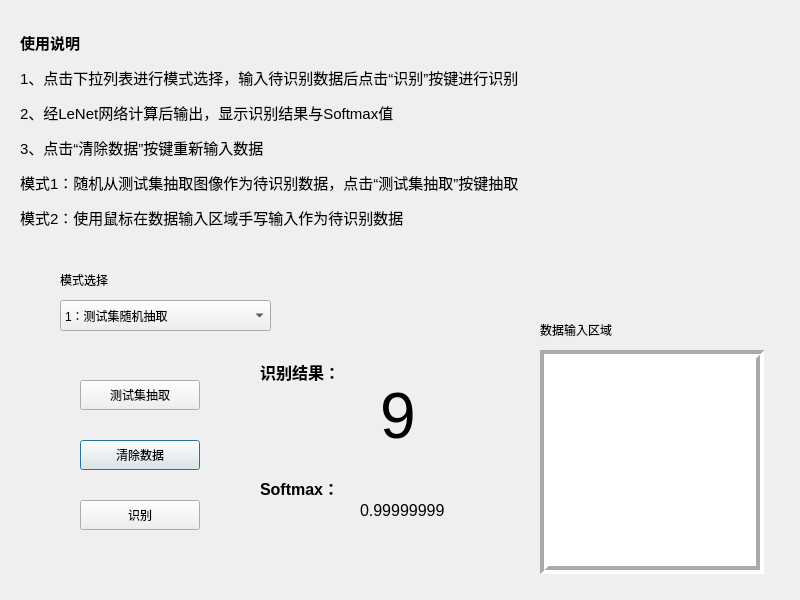
<?xml version="1.0" encoding="UTF-8"?>
<ui version="4.0">
 <class>MainWindow</class>
 <widget class="QDialog" name="MainWindow">
  <property name="geometry">
   <rect>
    <x>0</x>
    <y>0</y>
    <width>800</width>
    <height>600</height>
   </rect>
  </property>
  <property name="windowTitle">
   <string>手写数字识别GUI-v1.0 --by hamlin</string>
  </property>
  <widget class="QComboBox" name="cbBox_Mode">
   <property name="geometry">
    <rect>
     <x>60</x>
     <y>300</y>
     <width>211</width>
     <height>31</height>
    </rect>
   </property>
   <item>
    <property name="text">
     <string>1：测试集随机抽取</string>
    </property>
   </item>
   <item>
    <property name="text">
     <string>2：鼠标手写输入</string>
    </property>
   </item>
  </widget>
  <widget class="QLabel" name="label">
   <property name="geometry">
    <rect>
     <x>60</x>
     <y>270</y>
     <width>80</width>
     <height>20</height>
    </rect>
   </property>
   <property name="text">
    <string>模式选择</string>
   </property>
  </widget>
  <widget class="QPushButton" name="pbtClear">
   <property name="geometry">
    <rect>
     <x>80</x>
     <y>440</y>
     <width>120</width>
     <height>30</height>
    </rect>
   </property>
   <property name="styleSheet">
    <string notr="true"/>
   </property>
   <property name="text">
    <string>清除数据</string>
   </property>
   <property name="checkable">
    <bool>false</bool>
   </property>
   <property name="checked">
    <bool>false</bool>
   </property>
  </widget>
  <widget class="QPushButton" name="pbtGetMnist">
   <property name="geometry">
    <rect>
     <x>80</x>
     <y>380</y>
     <width>120</width>
     <height>30</height>
    </rect>
   </property>
   <property name="text">
    <string>测试集抽取</string>
   </property>
   <property name="checkable">
    <bool>false</bool>
   </property>
  </widget>
  <widget class="QPushButton" name="pbtPredict">
   <property name="geometry">
    <rect>
     <x>80</x>
     <y>500</y>
     <width>120</width>
     <height>30</height>
    </rect>
   </property>
   <property name="styleSheet">
    <string notr="true"/>
   </property>
   <property name="text">
    <string>识别</string>
   </property>
  </widget>
  <widget class="QLabel" name="lbDataArea">
   <property name="geometry">
    <rect>
     <x>540</x>
     <y>350</y>
     <width>224</width>
     <height>224</height>
    </rect>
   </property>
   <property name="mouseTracking">
    <bool>false</bool>
   </property>
   <property name="styleSheet">
    <string notr="true">background-color: rgb(255, 255, 255);</string>
   </property>
   <property name="frameShape">
    <enum>QFrame::Box</enum>
   </property>
   <property name="frameShadow">
    <enum>QFrame::Sunken</enum>
   </property>
   <property name="lineWidth">
    <number>4</number>
   </property>
   <property name="midLineWidth">
    <number>0</number>
   </property>
   <property name="text">
    <string/>
   </property>
  </widget>
  <widget class="QLabel" name="label_3">
   <property name="geometry">
    <rect>
     <x>260</x>
     <y>340</y>
     <width>91</width>
     <height>181</height>
    </rect>
   </property>
   <property name="text">
    <string>&lt;html&gt;&lt;head/&gt;&lt;body&gt;&lt;p&gt;&lt;span style=&quot; font-size:12pt; font-weight:600;&quot;&gt;识别结果：&lt;/span&gt;&lt;/p&gt;&lt;p&gt;&lt;br/&gt;&lt;/p&gt;&lt;p&gt;&lt;br/&gt;&lt;/p&gt;&lt;p&gt;&lt;span style=&quot; font-size:12pt; font-weight:600;&quot;&gt;Softmax：&lt;/span&gt;&lt;/p&gt;&lt;/body&gt;&lt;/html&gt;</string>
   </property>
  </widget>
  <widget class="QLabel" name="label_4">
   <property name="geometry">
    <rect>
     <x>540</x>
     <y>320</y>
     <width>131</width>
     <height>20</height>
    </rect>
   </property>
   <property name="text">
    <string>数据输入区域</string>
   </property>
  </widget>
  <widget class="QLabel" name="label_5">
   <property name="geometry">
    <rect>
     <x>20</x>
     <y>10</y>
     <width>711</width>
     <height>241</height>
    </rect>
   </property>
   <property name="text">
    <string>&lt;!DOCTYPE HTML PUBLIC &quot;-//W3C//DTD HTML 4.0//EN&quot; &quot;http://www.w3.org/TR/REC-html40/strict.dtd&quot;&gt;
&lt;html&gt;&lt;head&gt;&lt;meta name=&quot;qrichtext&quot; content=&quot;1&quot; /&gt;&lt;style type=&quot;text/css&quot;&gt;
p, li { white-space: pre-wrap; }
&lt;/style&gt;&lt;/head&gt;&lt;body style=&quot; font-family:'SimSun'; font-size:9pt; font-weight:400; font-style:normal;&quot;&gt;
&lt;p style=&quot; margin-top:12px; margin-bottom:12px; margin-left:0px; margin-right:0px; -qt-block-indent:0; text-indent:0px;&quot;&gt;&lt;span style=&quot; font-family:'Ubuntu'; font-size:11pt; font-weight:600;&quot;&gt;使用说明&lt;/span&gt;&lt;/p&gt;
&lt;p style=&quot; margin-top:12px; margin-bottom:12px; margin-left:0px; margin-right:0px; -qt-block-indent:0; text-indent:0px;&quot;&gt;&lt;span style=&quot; font-family:'Ubuntu'; font-size:11pt;&quot;&gt;1、点击下拉列表进行模式选择，输入待识别数据后点击“识别”按键进行识别&lt;/span&gt;&lt;/p&gt;
&lt;p style=&quot; margin-top:12px; margin-bottom:12px; margin-left:0px; margin-right:0px; -qt-block-indent:0; text-indent:0px;&quot;&gt;&lt;span style=&quot; font-family:'Ubuntu'; font-size:11pt;&quot;&gt;2、经LeNet网络计算后输出，显示识别结果与Softmax值&lt;/span&gt;&lt;/p&gt;
&lt;p style=&quot; margin-top:12px; margin-bottom:12px; margin-left:0px; margin-right:0px; -qt-block-indent:0; text-indent:0px;&quot;&gt;&lt;span style=&quot; font-family:'Ubuntu'; font-size:11pt;&quot;&gt;3、点击“清除数据”按键重新输入数据&lt;/span&gt;&lt;/p&gt;
&lt;p style=&quot; margin-top:12px; margin-bottom:12px; margin-left:0px; margin-right:0px; -qt-block-indent:0; text-indent:0px;&quot;&gt;&lt;span style=&quot; font-family:'Ubuntu'; font-size:11pt;&quot;&gt;模式1：随机从测试集抽取图像作为待识别数据，点击“测试集抽取”按键抽取&lt;/span&gt;&lt;/p&gt;
&lt;p style=&quot; margin-top:12px; margin-bottom:12px; margin-left:0px; margin-right:0px; -qt-block-indent:0; text-indent:0px;&quot;&gt;&lt;span style=&quot; font-family:'Ubuntu'; font-size:11pt;&quot;&gt;模式2：使用鼠标在数据输入区域手写输入作为待识别数据&lt;/span&gt;&lt;/p&gt;&lt;/body&gt;&lt;/html&gt;</string>
   </property>
  </widget>
  <widget class="QWidget" name="verticalLayoutWidget">
   <property name="geometry">
    <rect>
     <x>540</x>
     <y>350</y>
     <width>221</width>
     <height>221</height>
    </rect>
   </property>
   <layout class="QVBoxLayout" name="dArea_Layout">
    <property name="spacing">
     <number>0</number>
    </property>
    <property name="leftMargin">
     <number>0</number>
    </property>
    <property name="topMargin">
     <number>0</number>
    </property>
    <property name="rightMargin">
     <number>0</number>
    </property>
    <property name="bottomMargin">
     <number>0</number>
    </property>
   </layout>
  </widget>
  <widget class="QLabel" name="lbResult">
   <property name="geometry">
    <rect>
     <x>380</x>
     <y>350</y>
     <width>91</width>
     <height>131</height>
    </rect>
   </property>
   <property name="font">
    <font>
     <pointsize>48</pointsize>
    </font>
   </property>
   <property name="text">
    <string>9</string>
   </property>
  </widget>
  <widget class="QLabel" name="lbCofidence">
   <property name="geometry">
    <rect>
     <x>360</x>
     <y>500</y>
     <width>151</width>
     <height>21</height>
    </rect>
   </property>
   <property name="font">
    <font>
     <pointsize>12</pointsize>
    </font>
   </property>
   <property name="text">
    <string>0.99999999</string>
   </property>
  </widget>
 </widget>
 <resources/>
 <connections>
  <connection>
   <sender>cbBox_Mode</sender>
   <signal>activated(QString)</signal>
   <receiver>MainWindow</receiver>
   <slot>cbBox_Mode_Callback()</slot>
   <hints>
    <hint type="sourcelabel">
     <x>178</x>
     <y>317</y>
    </hint>
    <hint type="destinationlabel">
     <x>158</x>
     <y>168</y>
    </hint>
   </hints>
  </connection>
  <connection>
   <sender>pbtClear</sender>
   <signal>clicked()</signal>
   <receiver>MainWindow</receiver>
   <slot>pbtClear_Callback()</slot>
   <hints>
    <hint type="sourcelabel">
     <x>131</x>
     <y>460</y>
    </hint>
    <hint type="destinationlabel">
     <x>105</x>
     <y>341</y>
    </hint>
   </hints>
  </connection>
  <connection>
   <sender>pbtPredict</sender>
   <signal>clicked()</signal>
   <receiver>MainWindow</receiver>
   <slot>pbtPredict_Callback()</slot>
   <hints>
    <hint type="sourcelabel">
     <x>157</x>
     <y>517</y>
    </hint>
    <hint type="destinationlabel">
     <x>157</x>
     <y>542</y>
    </hint>
   </hints>
  </connection>
  <connection>
   <sender>pbtGetMnist</sender>
   <signal>clicked()</signal>
   <receiver>MainWindow</receiver>
   <slot>pbtGetMnist_Callback()</slot>
   <hints>
    <hint type="sourcelabel">
     <x>102</x>
     <y>399</y>
    </hint>
    <hint type="destinationlabel">
     <x>29</x>
     <y>401</y>
    </hint>
   </hints>
  </connection>
 </connections>
 <slots>
  <slot>cbBox_Mode_Callback()</slot>
  <slot>pbtClear_Callback()</slot>
  <slot>pbtPredict_Callback()</slot>
  <slot>pbtGetMnist_Callback()</slot>
 </slots>
</ui>
